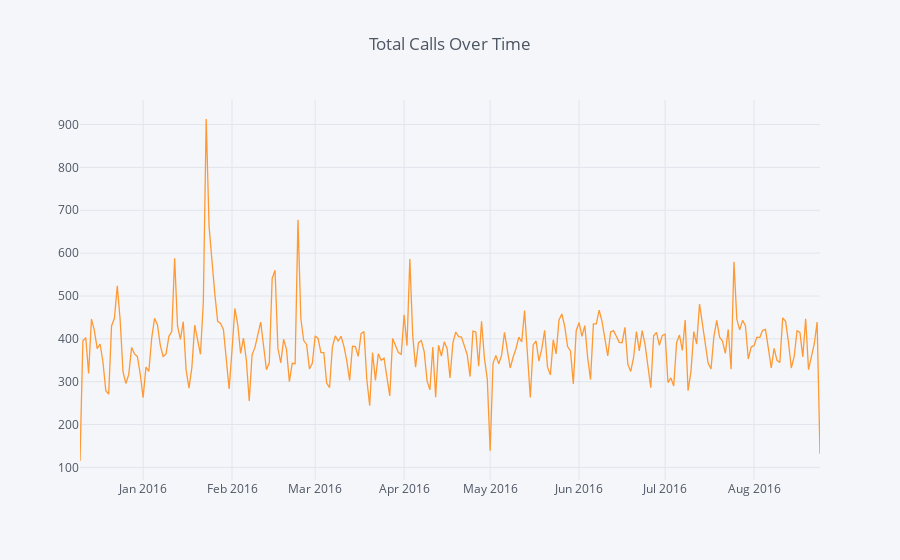

The notebook cell this image was saved under:
### Code cell
#Plot Calls over Time
df.groupby('Date').count()['twp'].iplot(title = 'Total Calls Over Time')

### Figure 1 — Plotly figure (JSON) as saved in the notebook; plotly's stock layout.template omitted (floating-point values rounded to 4 significant figures; data arrays with more than 128 entries replaced by an {"elided": "..."} marker saying what was removed)
{"data": [{"line": {"color": "rgba(255, 153, 51, 1.0)", "dash": "solid", "shape": "linear", "width": 1.3}, "mode": "lines", "name": "twp", "text": "", "type": "scatter", "uid": "ae3f58a0-b980-41d3-8999-3e64e289bf06", "x": {"elided": "259 str values"}, "y": {"elided": "259 int values"}}], "layout": {"legend": {"bgcolor": "#F5F6F9", "font": {"color": "#4D5663"}}, "paper_bgcolor": "#F5F6F9", "plot_bgcolor": "#F5F6F9", "title": {"font": {"color": "#4D5663"}, "text": "Total Calls Over Time"}, "xaxis": {"gridcolor": "#E1E5ED", "showgrid": true, "tickfont": {"color": "#4D5663"}, "title": {"font": {"color": "#4D5663"}, "text": ""}, "zerolinecolor": "#E1E5ED"}, "yaxis": {"gridcolor": "#E1E5ED", "showgrid": true, "tickfont": {"color": "#4D5663"}, "title": {"font": {"color": "#4D5663"}, "text": ""}, "zerolinecolor": "#E1E5ED"}}}
